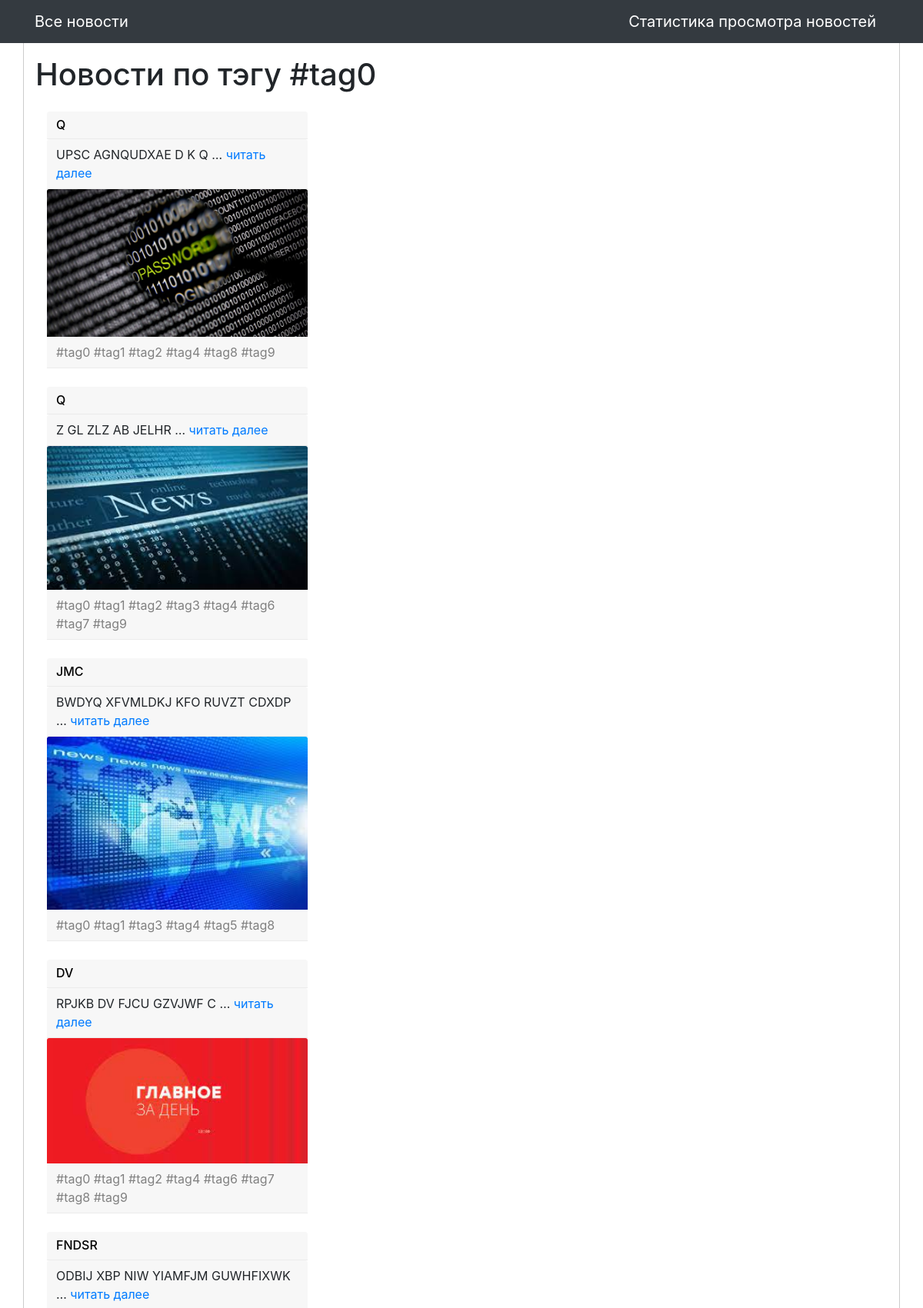
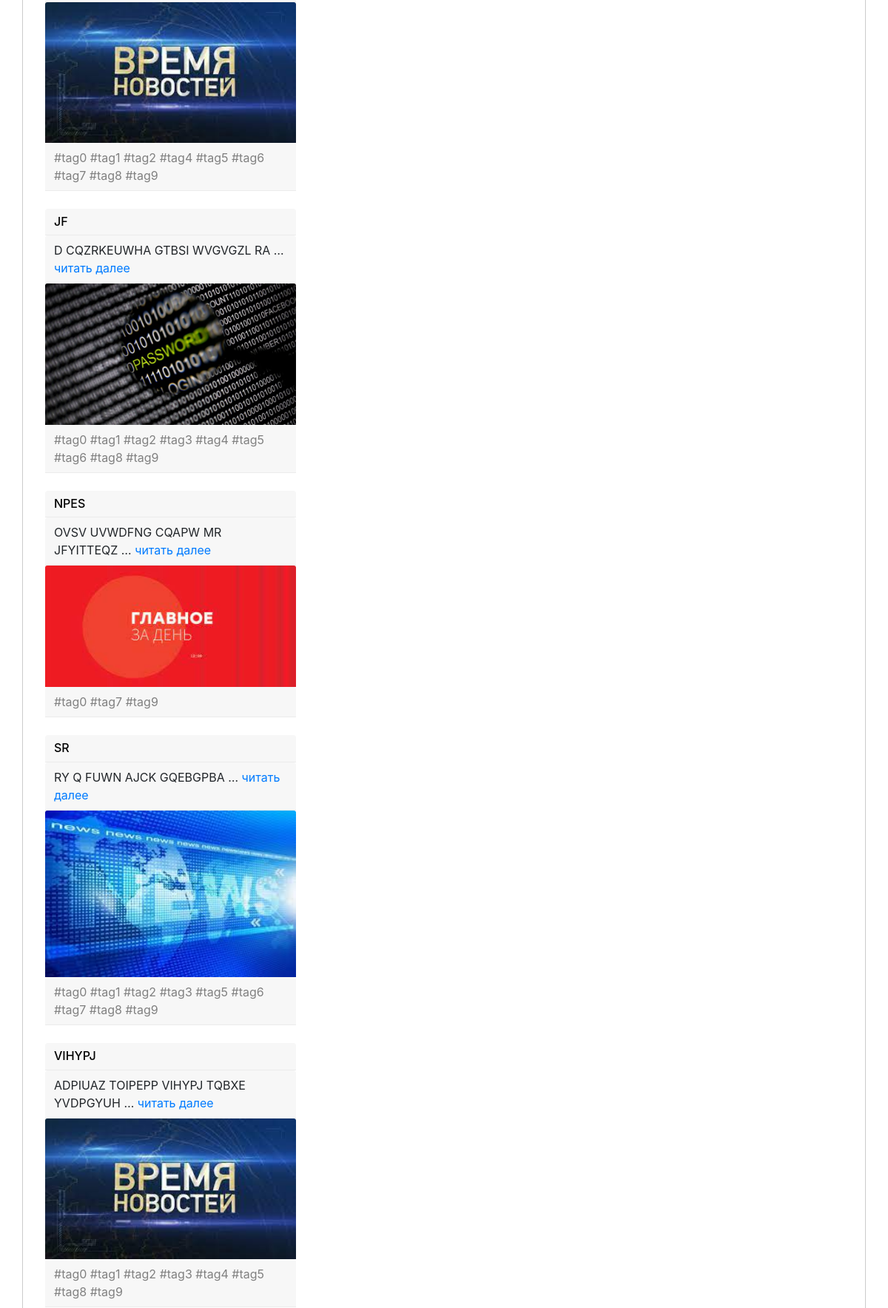
Page /tag/77/ (upper part) on the committed database (2 pictures, top to bottom).
### news/models.py (models this page shows)
class Tag(models.Model):
    tag_name = models.CharField(max_length=64, unique=True)
    def __str__(self):
        return self.tag_name

class New(models.Model):
    header = models.CharField(max_length=64)
    news_text = models.TextField(max_length=4096)
    image = models.ImageField(upload_to='news_images', blank=True)
    tags = models.ManyToManyField(Tag)
    creating_date = models.DateTimeField(auto_now_add=True)
    counter_of_viewing = models.IntegerField(default=0, editable=False)
    class Meta:
        ordering = ['-creating_date']

### news/views.py (the view)
# urls.py: path('tag/<int:tag_id>/', news_by_tag, name='news_by_tag'),
def news_by_tag(request, tag_id):
    tag = Tag.objects.filter(id=tag_id)[0]
    news = New.objects.filter(tags=tag)
    paginator = Paginator(news, 10)
    page_number = request.GET.get('page')
    page_obj = paginator.get_page(page_number)
    context = {'title': tag.tag_name, 'page_obj': page_obj}
    return render(request, 'news/news by tag.html', context)

### news/templates/news/news by tag.html (shortened to what this page needs)
{% extends 'news/base.html' %}
{% load static %}
{% block content %}
    <div class="container py-5 modal-content">
        <h1 class="my-4">Новости по тэгу #{{ title }}</h1>
        {% for new in page_obj %}
            <div class="col-lg-4 col-md-6 mb-4">
                <a style="color: black" href="{% url 'new' new.id %}">
                <H4 class="popover-header">{{ new.header }}</H4>
                </a>
                <p class="popover-header">
                    {{ new.news_text|truncatewords:5 }}
                    <a href="{% url 'new' new.id %}">читать далее</a>
                </p>
                {% if new.image %}
                    <img class="card-img-top"
                         src="/media/{{ new.image }}">
                {% endif%}
                <p class="popover-header">
                    {% for tag in new.tags.all %}
                        <a style="color: grey" href="{% url 'news_by_tag' tag.id %}">
                            #{{ tag }}
                        </a>
                    {% endfor %}
                </p>
            </div>
        {% endfor %}
    </div>
{% endblock %}

### rows in the picture
Tag: tag_name "tag0"
New: header "Q", news_text "UPSC AGNQUDXAE D K Q …", image (picture)
Tag: tag_name "tag1"
Tag: tag_name "tag2"
Tag: tag_name "tag4"
Tag: tag_name "tag8"
Tag: tag_name "tag9"
New: header "Q", news_text "Z GL ZLZ AB JELHR …", image (picture)
Tag: tag_name "tag3"
Tag: tag_name "tag6"
Tag: tag_name "tag7"
New: header "JMC", news_text "BWDYQ XFVMLDKJ KFO RUVZT CDXDP …", image (picture)
Tag: tag_name "tag5"
New: header "DV", news_text "RPJKB DV FJCU GZVJWF C …", image (picture)
New: header "FNDSR", news_text "ODBIJ XBP NIW YIAMFJM GUWHFIXWK …", image (picture)
New: header "JF", news_text "D CQZRKEUWHA GTBSI WVGVGZL RA …", image (picture)
New: header "NPES", news_text "OVSV UVWDFNG CQAPW MR JFYITTEQZ …", image (picture)
New: header "SR", news_text "RY Q FUWN AJCK GQEBGPBA …", image (picture)
New: header "VIHYPJ", news_text "ADPIUAZ TOIPEPP VIHYPJ TQBXE YVDPGYUH …", image (picture)
